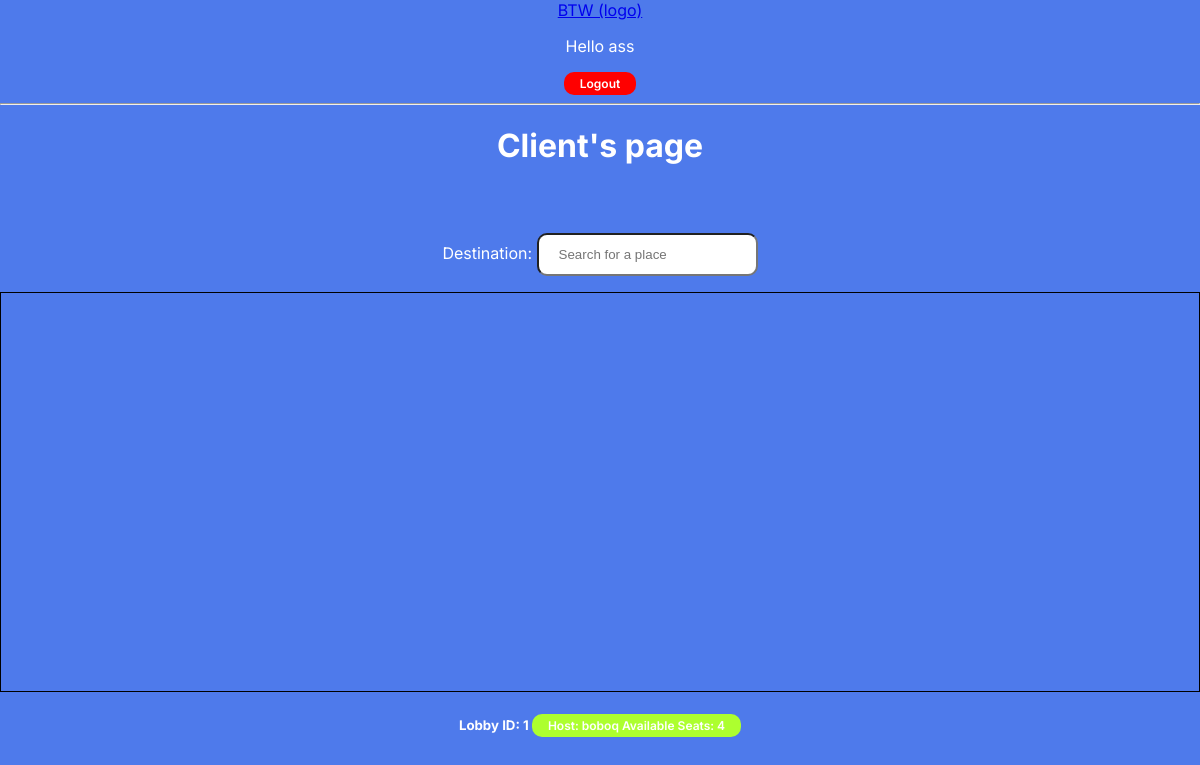
Before: /client/ (signed in) with the older database file.
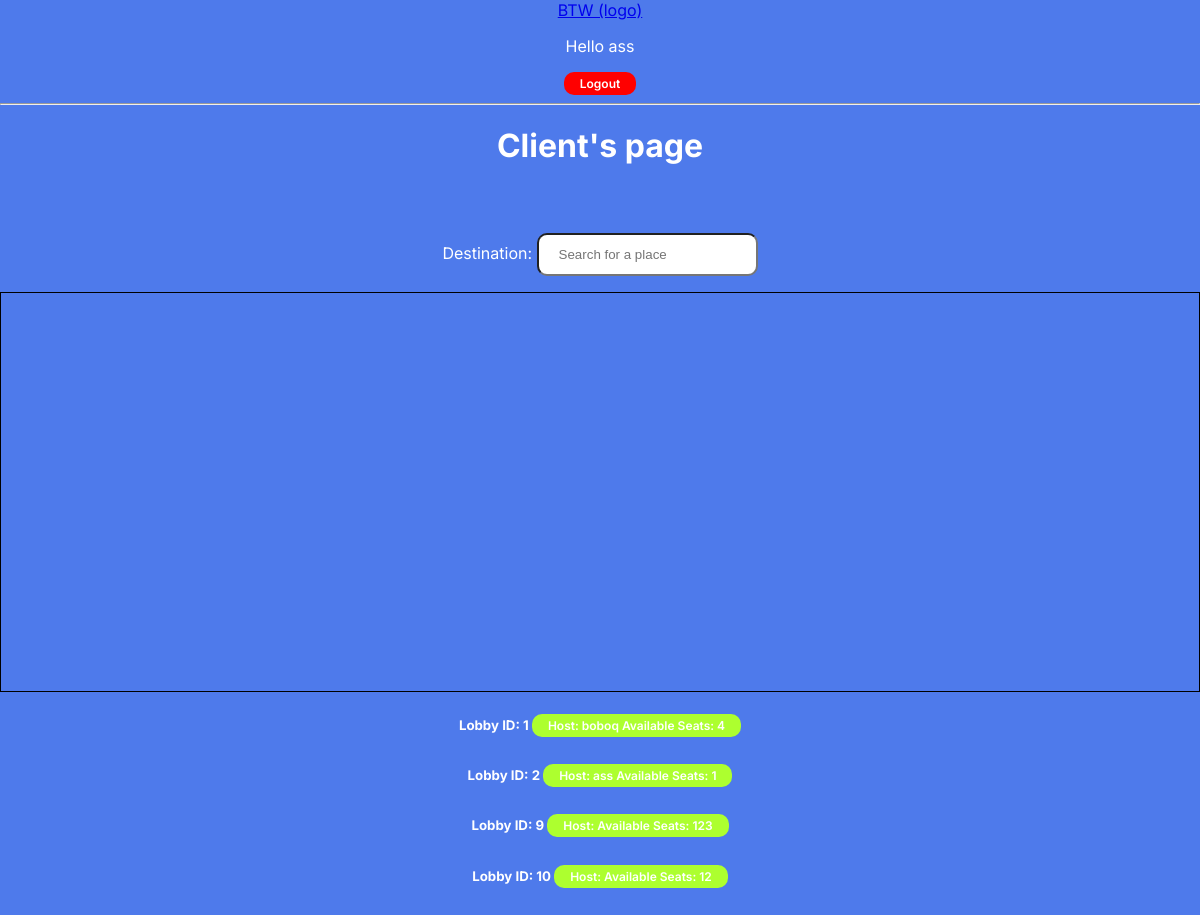
After: the same page with the newer database file.
### apps/client/models.py (models this page shows, shortened)
class Lobby(models.Model):
    host = models.ForeignKey(User,on_delete=models.SET_NULL,null=True,blank=True)
    created = models.DateTimeField(auto_now_add=True)
    arrivalTime = models.TimeField(null=True)
    availableSeats = models.IntegerField(null=True)
    currentLoc = models.CharField(max_length=300, null=True)
    arrivalLoc = models.CharField(max_length=300, null=True)
    currentLoc_lat = models.FloatField(null=True)
    currentLoc_lng = models.FloatField(null=True)
    arrivalLoc_lat = models.FloatField(null=True)
    arrivalLoc_lng = models.FloatField(null=True)

### apps/client/views.py (the view)
# urls.py: path('client/',include('apps.client.urls')),
@login_required(login_url='login')
def client(request):
    lobbies = Lobby.objects.all()
    context ={'lobbies':lobbies}
    return render(request,'client/client.html',context)

### apps/client/templates/client/client.html (shortened to what this page needs)
{% extends 'main.html'%}
{% block content %}
    {% load static %}
    <h1>Client's page</h1>
    <br>
        <p>
        <label>Destination:</label>
        <input id="places-autocomplete" type="text" class="bginput" placeholder="Search for a place">
        </p>
    <div id="map"></div>
    <div>
        <div>
            {% for lobby in lobbies %}
                <div>
                    <h5>Lobby ID: {{lobby.id}} <a href="lobby/{{lobby.id}}" class="btn diff">Host: {{lobby.host.username}} Available Seats: {{lobby.availableSeats}}</a></h5>
                </div>
            {% endfor %}
        </div>
    </div>
    {% load static %}
{% endblock content %}

### templates/main.html (shortened to what this page needs)
{% load static %}
<!DOCTYPE html>
<html lang="en">
<head>
    <link rel="stylesheet" href="{% static 'css/style.css' %}">
</head>
<body>
    {% include 'navbar.html' %}
    {% block content %}
    {% endblock content %}
</body>
</html>

### templates/navbar.html
<a href="{% url 'home' %}">BTW (logo)</a>
<br>
{% if request.user.is_authenticated %}
    <p>Hello {{request.user}}</p>
    <a href="{% url 'logout' %}" class="btn new1">Logout</a>
    {% else %}
    <a href="{% url 'login' %}" class="btn new">Login</a>
    {% endif %}
<hr>

### static/css/style.css (style rules this page uses)
:root { --lightblue-color: #4E7AEB; --lightgrey-color: #BEBEBE; --white-color: #FFFEFE; --blue-color: #2965FF; --white-color: #FFFFFF; --darkblue-color: #5429FF; }
*, *::after, *::before { box-sizing: border-box; }
body { text-align: center; background-color: var(--lightblue-color); margin: 0; font-family: "Inter", sans-serif; color: white; }
.btn { display: inline-block; color: var(--white-color); font-weight: 600; font-size: 24px; text-decoration: none; }
.btn.new1 { font-size: 12px; padding: 4px 16px; border-radius: 10px; background: red; }
.btn.diff { font-size: 12px; padding: 4px 16px; border-radius: 10px; background: greenyellow; margin-bottom: 5px; }
input[type=text] { padding: 12px 20px; }
.bginput { background: white; border-radius: 10px; background-size: 50px 50px; background-position: 10px center; padding-left: 40px; margin-top: 10px; }

### templates/main.html (style rules this page uses)
#map { height: 400px; width: 100%; border: 1px solid black; }

Changed rows visible on the page:
added Lobby: id "2", host.username "ass", availableSeats "1"
added Lobby: id "9", availableSeats "123"
added Lobby: id "10", availableSeats "12"
